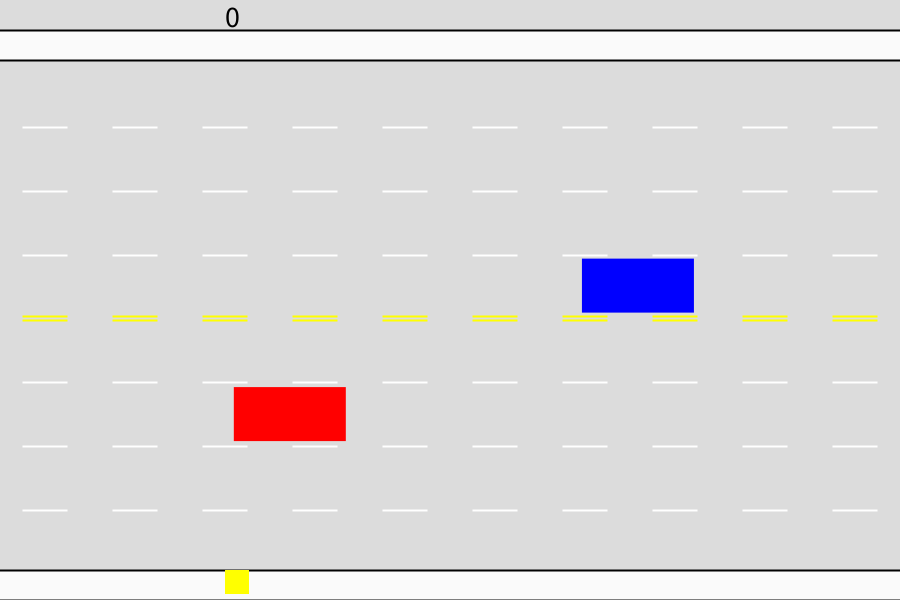
Frame 1 (no input)
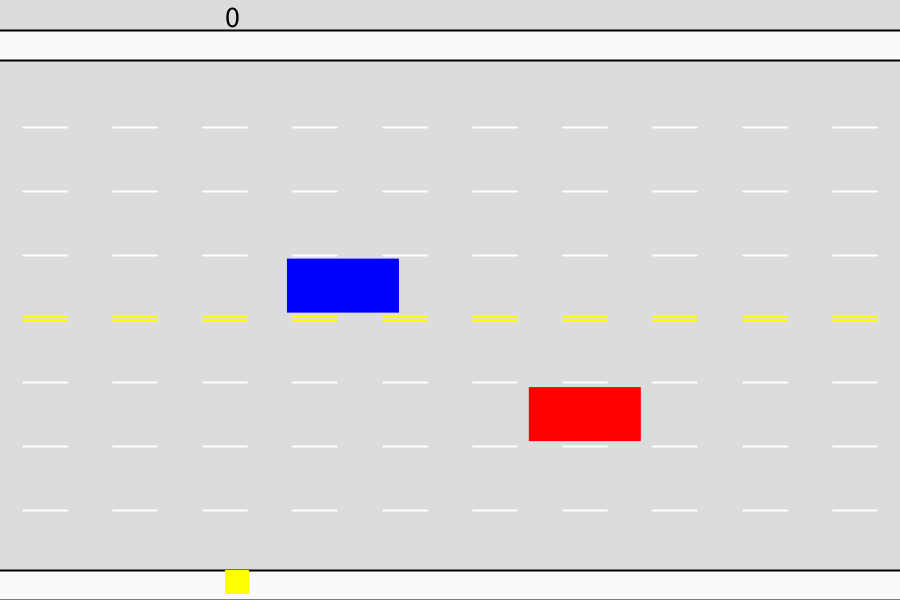
Frame 60 (the mouse pressed at the canvas centre just before this capture)
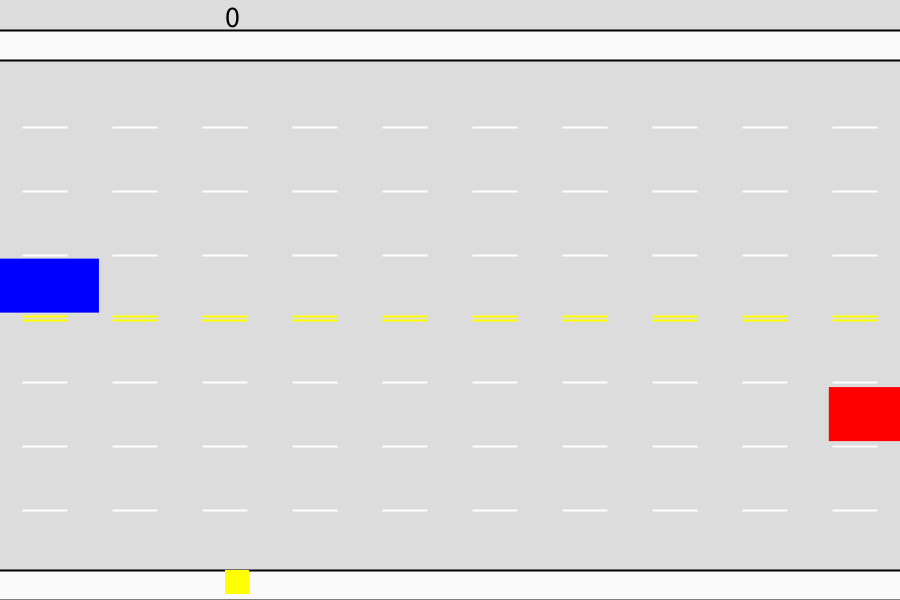
Frame 120 (the mouse held since frame 60 and released just before this capture)

The Processing sketch that drew these frames (run headless with seeded random() and noise(); from frame 60 on, the mouse is pressed at the canvas centre):

// Processing sketch: Freeway
// ── Freeway.pde
int numeroDeCarros = 2;
float [] posicaoXCarro = new float[numeroDeCarros];
float [] posicaoYCarro = new float[numeroDeCarros];
float posicaoYPersonagem;
float posicaoXPersonagem;
color cinzaEscuro = color(220, 220, 220);
color cinzaClaro = color(250, 250, 250);
color branco = color(255);
color amarelo = color(255, 255, 0);
color vermelho = color(255, 0, 0);
color azul = color(0, 0, 255);
int contador = 0;

void setup() {
    size(900, 600);
    for(int i = 0; i<numeroDeCarros; i++){
        posicaoXCarro[i] = random(0, width);
    }
    posicaoYCarro[0] = height/2.32;
    posicaoYCarro[1] = height/1.55;
    posicaoYPersonagem = height-(height*0.05);
    posicaoXPersonagem = width/4;
}

void draw() {
    desenhaCenario();
    desenhaCarro(posicaoXCarro[0], posicaoYCarro[0], azul);
    desenhaCarro(posicaoXCarro[1], posicaoYCarro[1], vermelho);
    desenhaPersonagem(posicaoYPersonagem);
    pontuacao();
    if(contador == 5){
        noLoop();
        telaFinal();
    }
}

void desenhaCenario(){
    float medidaDoScore = height*0.05; //5% da altura
    float medidaDaPista = height-(medidaDoScore*3); 
    float medidaDeCadaFaixa = medidaDaPista/8;
    println();

    //faixa da pontuação
    noStroke();
    fill(cinzaEscuro);
    rect(0, 0, width, medidaDoScore);
    
    //estrada
    noStroke();
    rect(-2, medidaDoScore*2, width+2, height-medidaDoScore);

    //calçada superior
    stroke(1);
    strokeWeight(2); //linha de 2 pixels de espessura
    fill(cinzaClaro);
    rect(-2, medidaDoScore, width+3, medidaDoScore);
    //calçada inferior
    rect(-2, height-medidaDoScore, width+3, medidaDoScore);
    
    //listras
    float posicaoDaLinha = medidaDeCadaFaixa;
    for(int i = 1; i<=7; i++){
        posicaoDaLinha+=medidaDeCadaFaixa;
        stroke((i == 4) ? amarelo : branco);
        if(i != 4){
            line(0, posicaoDaLinha, width, posicaoDaLinha);
        }
        else{
            line(0, posicaoDaLinha-2, width, posicaoDaLinha-2);
            line(0, posicaoDaLinha+2, width, posicaoDaLinha+2);
        }
    }

    //espaçamento das listras
    noStroke();
    fill(cinzaEscuro);
    
    float larguraDoBloco = width/20;
    float posicaoInicial = -larguraDoBloco/2;
    for(int i = 0; i<=20; i++){
        if(i % 2 == 0)
            rect(posicaoInicial, medidaDoScore*3, larguraDoBloco, medidaDaPista-medidaDoScore*2);
        posicaoInicial+=larguraDoBloco;
    }
}

void desenhaCarro(float posX, float posY, color cor){
    final float larguraCarro = width/8;
    final float alturaCarro = height/11;
    fill(cor);
    rect(posX, posY, larguraCarro, alturaCarro);
    if(cor == azul){
        posicaoXCarro[0]-=5;
        if(posicaoXCarro[0]<-larguraCarro){
            posicaoXCarro[0]=width;
        }
    }
    else if(cor == vermelho){
        posicaoXCarro[1]+=5;
        if(posicaoXCarro[1]>width){
            posicaoXCarro[1] = -larguraCarro;
        }
    }  
    
    //colisão
    if(posicaoXPersonagem < posX+larguraCarro && posicaoYPersonagem < posY+alturaCarro && posicaoXPersonagem > posX && posicaoYPersonagem >posY || posicaoXPersonagem+24 > posX && posicaoYPersonagem < posY+alturaCarro && posicaoXPersonagem+24 < posX+larguraCarro && posicaoYPersonagem >posY || posicaoXPersonagem < posX+larguraCarro && posicaoYPersonagem+24 > posY && posicaoXPersonagem > posX && posicaoYPersonagem+24<posY+alturaCarro || posicaoXPersonagem+24 > posX && posicaoYPersonagem+24 > posY && posicaoXPersonagem+24 < posX+larguraCarro && posicaoYPersonagem+24 < posY+alturaCarro){
        posicaoYPersonagem+=5;
    }
}

void desenhaPersonagem(float posY){
    fill(amarelo);
    final float posX = width/4;
    square(posX, posY, 24);
    if(keyPressed){
        if(keyCode == UP){
            posicaoYPersonagem-=5;
        }
        else if(keyCode == DOWN){
            posicaoYPersonagem+=5;
        }
    }

    if(posicaoYPersonagem>height-(height*0.05)){
        posicaoYPersonagem = height-(height*0.05);
    }
}

void pontuacao(){
    if(posicaoYPersonagem <= height*0.06){
        contador++;
        posicaoYPersonagem = height-(height*0.05);
    }
    fill(0);
    textSize(height/20);
    text(contador, width/4, height*0.045);
}

void telaFinal(){
    text("ACABOU", width/4+width/6, height/2);
}
